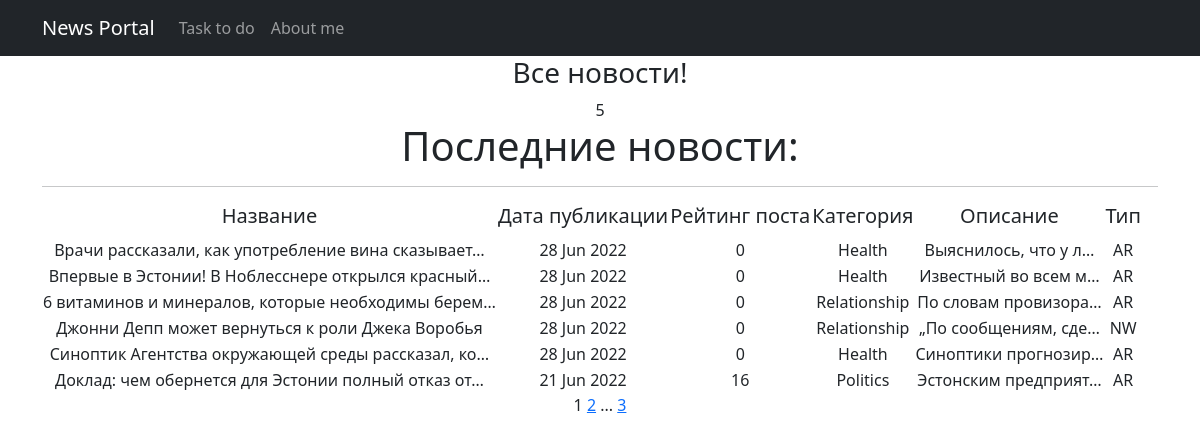
The app's page /posts/, older data.
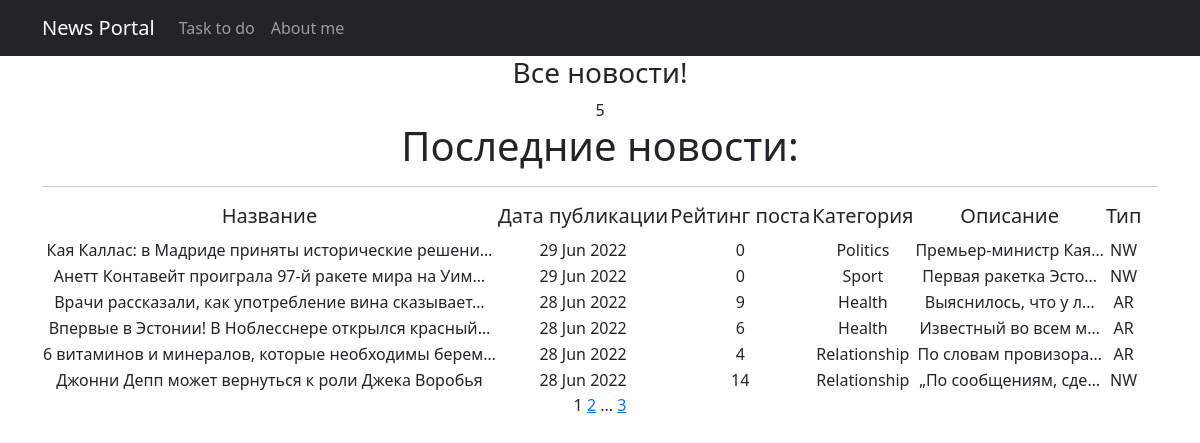
The same page, newer data.
### NewsPortal/models.py (models this page shows, shortened)
class Post(models.Model):
    author = models.ForeignKey(Author, on_delete=models.CASCADE)    #публикация имеет связь один к многим, поскольку
    NEWS = 'NW'
    ARTICLE = 'AR'
    CATEGORY_CHOICES = (
        (NEWS, 'Новость'),
        (ARTICLE, 'Статья'),
    )
    category_type = models.CharField(max_length=2, choices=CATEGORY_CHOICES, default=ARTICLE)   #поле категории
    datecreation = models.DateTimeField(auto_now_add=True)  #выбираем свойство сохранения автоматического время создания
    postCategory = models.ManyToManyField(Category, through='PostCategory')     #связь многие к многим, поскольку
    title = models.CharField(max_length=128)    #ставим среднее колисетво символов для названия
    text = models.TextField()   #неограниченное количсество символов для самой новости или статьи
    rating = models.SmallIntegerField(default=0)    #рейтинг статьи по умолчанию 0

class Category(models.Model):
    name = models.CharField(max_length=64, unique=True) #название категории не будет длинным словом,поэтому ставим
    def __str__(self):
        return f'{self.name}'

### NewsPortal/views.py (the view)
# urls.py: path('', PostList.as_view(), name='posts'),
class PostList(ListView):
    model = Post
    ordering = '-datecreation'
    template_name = 'posts.html'
    context_object_name = 'posts'
    paginate_by = 6
    def get_queryset(self):
        queryset = super().get_queryset()
        self.filterset = PostFilter(self.request.GET, queryset)
        return self.filterset.qs
    def get_context_data(self, **kwargs):
        context = super().get_context_data(**kwargs)
        context['news'] = 'posts'
        return context

### NewsPortal/templatetags/custom_tags.py (called while the page is built)
@register.simple_tag(takes_context=True)    # сообщает Django, что для работы тега требуется передать контекст
def url_replace(context, **kwargs):
   d = context['request'].GET.copy()    #нам позволяет скопировать все параметры текущего запроса.
   for k, v in kwargs.items():
       d[k] = v
   return d.urlencode()

### templates/posts.html (shortened to what this page needs)
{% extends 'flatpages/default.html' %}
{% load custom_tags %}
{% block title %}
<h3>Все новости!</h3>
{{ news | length }}
{% endblock title %}
{% block content %}
    <h1>Последние новости:</h1>
   <hr>
   {% if posts %}
       <table>
           <tr>
               <td><h5>Название</h5></td>
               <td><h5>Дата публикации</h5></td>
               <td><h5>Рейтинг поста</h5></td>
               <td><h5>Категория</h5></td>
               <td><h5>Описание</h5></td>
               <td><h5>Тип</h5></td>
           </tr>
           {% for post in posts %}
           <tr>
               <td>{{ post.title|truncatechars:50}}</td>
               <td>{{ post.datecreation|date:'d M Y' }}</td>
               <td>{{ post.rating }}</td>
               <td>{% for cat in post.postCategory.all %}
                            {{cat}}
                    {% endfor %}</td>
               <td>{{ post.text |truncatechars:20  }}</td>
               <td>{{ post.category_type }}</td>
           </tr>
           {% endfor %}
       </table>
   {% else %}
       <h2>Новостей нет!</h2>
   {% endif %}
    {{ page_obj.number }}
   {% if page_obj.has_next %}
       <a href="?{% url_replace page=page_obj.next_page_number %}">{{ page_obj.next_page_number }}</a>
       {% if paginator.num_pages != page_obj.next_page_number %}
           ...
           <a href="?{% url_replace page=page_obj.paginator.num_pages %}">{{ page_obj.paginator.num_pages }}</a>
       {% endif %}
   {% endif %}
{% endblock content %}

Row changes from the older to the newer data that the page shows:
no longer on this page (row edited): Post: title "Синоптик Агентства окружающей среды рассказал, ко…", datecreation "28 Jun 2022", rating "0", text "Синоптики прогнозир…", category_type "AR", Category (name "Health")
no longer on this page (row unchanged): Post: title "Доклад: чем обернется для Эстонии полный отказ от…", datecreation "21 Jun 2022", rating "16", text "Эстонским предприят…", category_type "AR", Category (name "Politics")
added Post: title "Кая Каллас: в Мадриде приняты исторические решени…", datecreation "29 Jun 2022", rating "0", text "Премьер-министр Кая…", category_type "NW", Category (name "Politics")
added Post: title "Анетт Контавейт проиграла 97-й ракете мира на Уим…", datecreation "29 Jun 2022", rating "0", text "Первая ракетка Эсто…", category_type "NW"
now on this page (row unchanged): Category: name "Sport", shown under "Анетт Контавейт проиграла 97-й ракете мира на Уим…"
changed Post "Врачи рассказали, как употребление вина сказывает…": rating "0" → "9"
changed Post "Впервые в Эстонии! В Ноблесснере открылся красный…": rating "0" → "6"
changed Post "6 витаминов и минералов, которые необходимы берем…": rating "0" → "4"
changed Post "Джонни Депп может вернуться к роли Джека Воробья": rating "0" → "14"
